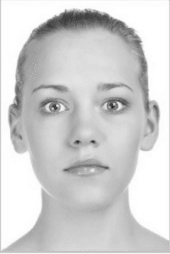
#> input picture cara_02_grisesMF.png, 170 x 254 px
$ python Fourier.py
#> lines starting #> are read from the running program, lines starting #| are printed output that depends on the picture
import numpy as np
import matplotlib.pylab as plt
from scipy.fftpack import fft, fftfreq, fft2, fftshift,  ifft2, ifftshift
from matplotlib.colors import LogNorm

#Escala de grises obtenido de https://stackoverflow.com/questions/3823752/display-image-as-grayscale-using-matplotlib
#Almaceno laa imagenes
image1= plt.imread("cara_02_grisesMF.png") #normal
#> image1 is the input picture: shape (254, 170) float32; min 0.125, max 1, mean 0.816
image2= plt.imread("cara_03_grisesMF.png") #feliz
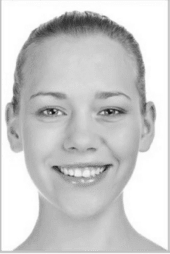
#> input picture cara_03_grisesMF.png, 170 x 254 px
#> image2 is the input picture: shape (254, 170) float32; min 0.0784, max 1, mean 0.803

#transformada de Fourier 2d para las imagenes.
imagetrans1= fft2(image1)
imagetrans2= fft2(image2)


##frecuencias del espectro de la transformada(.shift)
ceros1= fftshift(imagetrans1)
ceros2= fftshift(imagetrans2)


#Espectro de Fourier de las imagenes
plt.figure(figsize=(10,10))
plt.subplot(1,2,1)
plt.imshow(abs(imagetrans1),norm=LogNorm())
plt.title("Espectro transformada Cara02")
plt.colorbar()

plt.subplot(1,2,2)
plt.imshow(abs(imagetrans2),norm=LogNorm())
plt.title("Espectro transformada Cara03")
plt.colorbar()
plt.savefig("FFtIm.pdf")
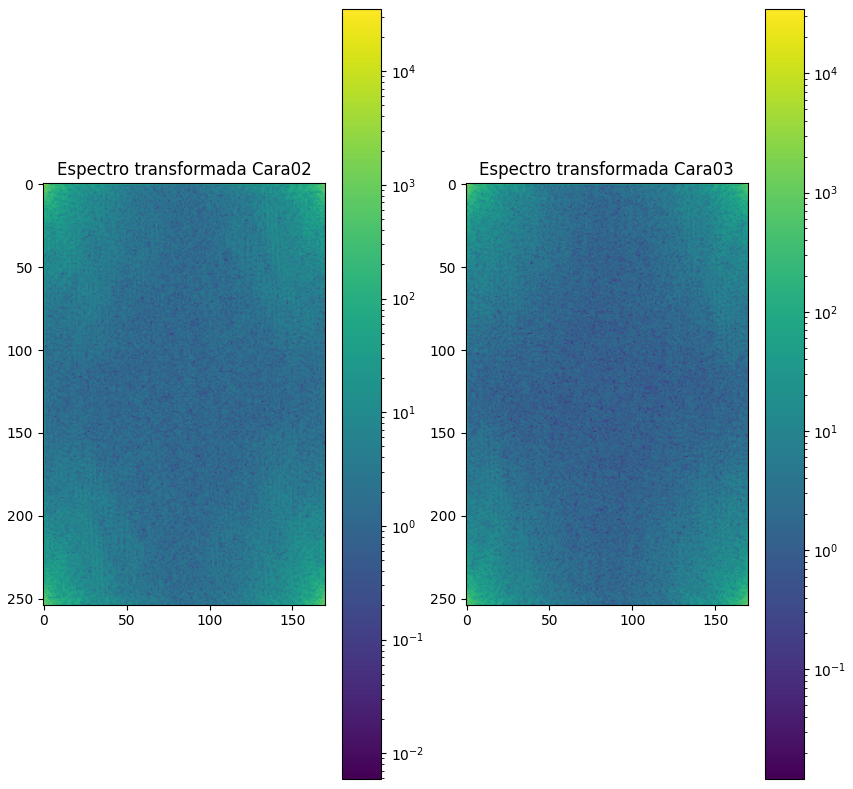
#> figure drawn by matplotlib, 4 panels

#frecuencias del espectro
plt.figure(figsize=(10,10))
plt.subplot(2,2,1)
plt.imshow(abs(ceros1),norm=LogNorm())
plt.title("Frecuencias del espectro Cara_02")
plt.colorbar()

plt.subplot(2,2,2)
plt.imshow(abs(ceros2),norm=LogNorm())
plt.title("Frecuencias del espectro Cara_03")
plt.colorbar()
#Filtros
filtro1=np.where(abs(ceros1)>40)
#> filtro1 = 1109 positions, rows 81 to 173, columns 32 to 138
filtro2=np.where(abs(ceros2)<90)
#> filtro2 = 42709 positions, rows 0 to 253, columns 0 to 169
ceros1[filtro1]=0
ceros2[filtro2]=0

#transformada inversa de las imagenes filtradas
ffinal1 = ifftshift(ceros1)
ffinal2 = ifftshift(ceros2)
supe1 = ifft2(ffinal1)
supe2 = ifft2(ffinal2)
imafinal=supe1 + supe2

plt.subplot(2,2,3)
plt.imshow(abs(supe1),cmap='gray')
plt.title("Cara_02 filtrada")
plt.colorbar()
plt.subplot(2,2,4)
plt.imshow(abs(supe2),cmap='gray')
plt.title("Cara_03 filtrada")
plt.colorbar()
plt.savefig("ImProceso.pdf")
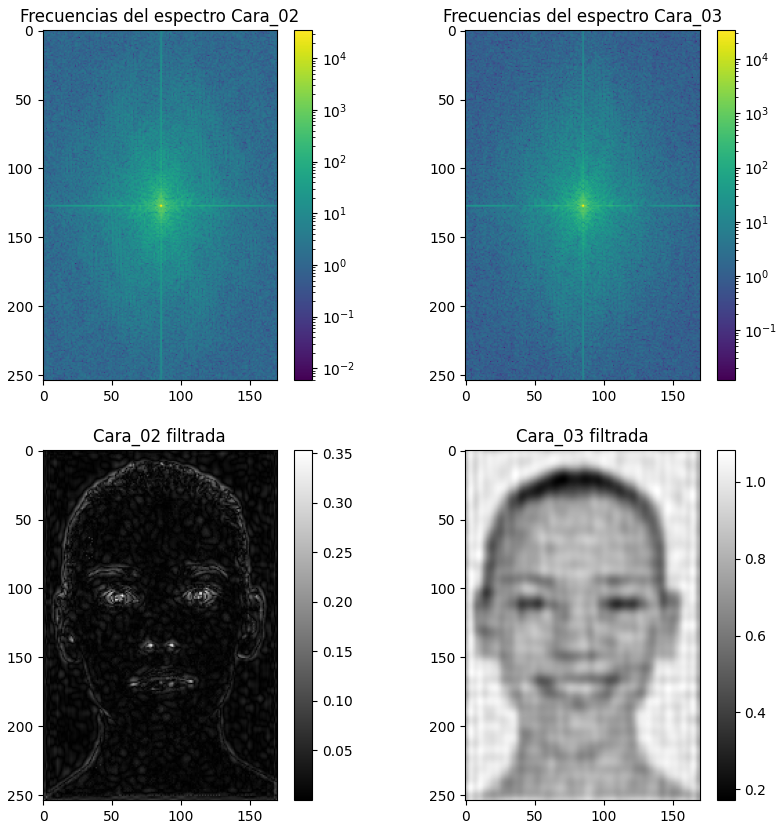
#> figure drawn by matplotlib, 8 panels

plt.figure()
plt.imshow(abs(imafinal),cmap='gray')
plt.title("Superposición de las imagenes")
plt.savefig("ImHybrid.pdf")
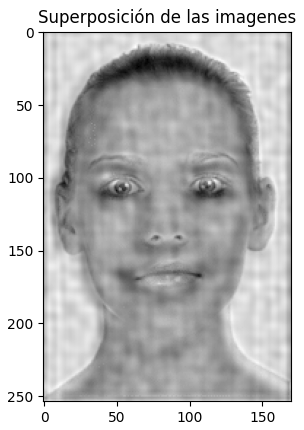
#> figure drawn by matplotlib, 1 panel
